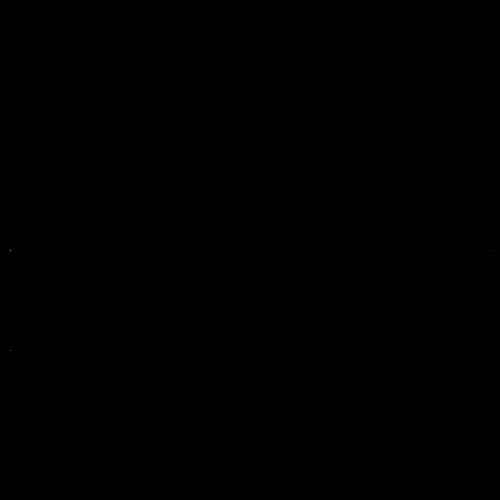
Frame 1 (no input)
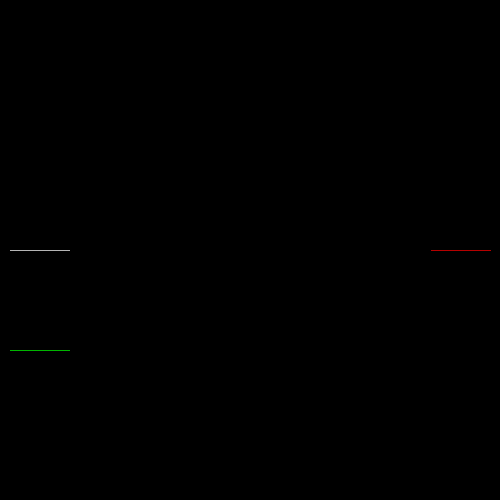
Frame 60 (the mouse pressed at the canvas centre just before this capture)
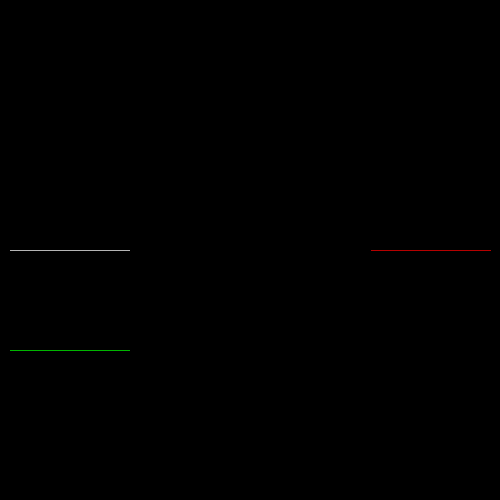
Frame 120 (the mouse held since frame 60 and released just before this capture)

The Processing sketch that drew these frames (run headless with seeded random() and noise(); from frame 60 on, the mouse is pressed at the canvas centre):

// Processing sketch: processing_77841
// ── processing_77841.pde

int x = 10;
int y = 250;
int ox = 10;
int oy = 350;
int odirection = RIGHT;
int direction = RIGHT;
int compX = 490;
int compY = 250;
int compDir = LEFT;
boolean gameOver = false;
boolean gameOver1 = false;
boolean compLoses = false;
void setup()
{
  size(500, 500);
  background(0);
}

void draw()
{
  stroke (255);
  if (gameOver1 == true )
  {
    textSize(30);
    textAlign(CENTER);
    text("OTHER GUY LOSES", 250, 250);
  }
  if (gameOver == true)
  {
    textSize(40);
    textAlign(CENTER);
    text("HUMAN LOSES", 250, 250);
  }
  if (compLoses == true)
  {
    textSize(40);
    textAlign(CENTER);
    text("COMPUTER LOSES", 250, 250);
  }
  else 
  {
    if (gameOver1 == false && compLoses == false)
    {
      human();
    }
    if (gameOver == false && gameOver1 == false)
    {
      computer();
    }
    if (gameOver == false && compLoses == false)
    {
      human1();
    }
  }
}

void human ()
{
  if (get(x, y) != color(0, 0, 0))
  {
    gameOver = true;
  }
  else
  {
    point(x, y);
    if (direction == RIGHT)
    {
      x++;
    }
    else if (direction == LEFT)
    {
      x--;
    }
    else if (direction == UP)
    {
      y--;
    }
    else if (direction == DOWN)
    {
      y++;
    }
  }
}

void human1()
{
  if (get(ox, oy) != color(0, 0, 0))
  {
    gameOver1 = true;
  }
  else
  {
    stroke(0, 255, 0);
    point(ox, oy);
    if (odirection == RIGHT)
    {
      ox++;
    }
    else if (odirection == LEFT)
    {
      ox--;
    }
    else if (odirection == UP)
    {
      oy--;
    }
    else if (odirection == DOWN)
    {
      oy++;
    }
  }
}

void computer()
{
  if (get(compX, compY) != color(0, 0, 0))
  {
    compLoses = true;
  }
  else
  {
    stroke(255, 0, 0);
    point(compX, compY);

    // Going to the right
    if (compDir == RIGHT)
    {
      compX++;
      if (get(compX+1, compY) !=color(0))
      {
        if (get(compX, compY+1)==color(0) && get(compX, compY-1)==color(0))
        {
          int p = int (random(0, 2));
          if (p==0)
          {
            compDir = DOWN;
          }
          if (p==1)
          {
            compDir = UP;
          }
        }
        else 
        {
          if (get(compX, compY-1) !=color(0))
          {
            compDir = DOWN;
          }
          if (get(compX, compY+1) != color(0))
          {
            compDir = UP;
          }
        }
      }
    }

      //Going Left
      if (compDir == LEFT)
      {
        compX--;
        if (get(compX-1, compY) !=color(0))
        {
          if (get(compX, compY-1)==color(0) && get(compX, compY+1)==color(0))
          {
            int o = int(random(0));
            if (o==0)
            {
              compDir = UP;
            }
            if (o==1)
            {
              compDir=DOWN;
            }
          }
          else
          {
            if (get(compX, compY+1) !=color(0))
            {
              compDir = UP;
            }
            if (get(compX, compY-1) != color(0))
            {
              compDir = DOWN;
            }
          }
        }
      }

      // going up
      if (compDir == UP)
      {
        compY--;
        if (get(compX, compY-1) !=color(0))
        {
          if (get(compX-1, compY)==color(0) && (get(compX+1, compY) == color(0)))
          {
            int i = int(random(0, 2));
            if (i==0)
            {
              compDir =RIGHT;
            }
            if (i==1)
            {
              compDir=LEFT;
            }
          }
          else 
          {
            if (get(compX-1, compY) !=color(0))
            {
              compDir = RIGHT;
            }
            if (get(compX+1, compY) != color(0))
            {
              compDir = LEFT;
            }
          }
        }
      }

      //Going down
      if (compDir == DOWN)
      {
        compY++;
        if (get(compX, compY+1) != color(0))
        {
          if (get(compX+1, compY) == color(0) && (get(compX-1, compY) == color(0)))
          {
            int u = int(random(0, 2));
            if (u==0)
            {
              compDir = LEFT;
            }
            if (u==1)
            {
              compDir = RIGHT;
            }
          }
          else
          {
            if (get(compX+1, compY) !=color(0))
            {
              compDir = LEFT;
            }
            if (get(compX-1, compY) != color(0))
            {
              compDir = RIGHT;
            }
          }
        }
      }
    }
}

    void keyPressed()
    {
      if (key =='a')
      {
        direction = LEFT;
      }
      else if (key == 'd')
      {
        direction = RIGHT;
      }
      else if (key == 'w')
      {
        direction = UP;
      }
      else if (key == 's')
      {
        direction = DOWN;
      }
      if (key =='4')
      {
        odirection = LEFT;
      }
      else if (key == '6')
      {
        odirection = RIGHT;
      }
      else if (key == '8')
      {
        odirection = UP;
      }
      else if (key == '5')
      {
        odirection = DOWN;
      }
    }
